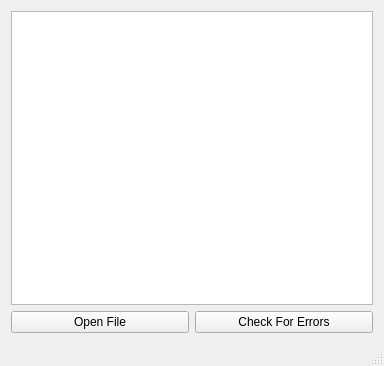
<?xml version="1.0" encoding="UTF-8"?>
<ui version="4.0">
 <class>Brackets</class>
 <widget class="QMainWindow" name="Brackets">
  <property name="geometry">
   <rect>
    <x>0</x>
    <y>0</y>
    <width>384</width>
    <height>366</height>
   </rect>
  </property>
  <property name="windowTitle">
   <string>Brackets</string>
  </property>
  <widget class="QWidget" name="centralWidget">
   <layout class="QVBoxLayout" name="verticalLayout">
    <item>
     <widget class="QTextBrowser" name="textBrowser"/>
    </item>
    <item>
     <layout class="QHBoxLayout" name="horizontalLayout">
      <property name="topMargin">
       <number>0</number>
      </property>
      <item>
       <widget class="QPushButton" name="pushButton_2">
        <property name="text">
         <string>Open File</string>
        </property>
       </widget>
      </item>
      <item>
       <widget class="QPushButton" name="pushButton">
        <property name="text">
         <string>Check For Errors</string>
        </property>
       </widget>
      </item>
     </layout>
    </item>
   </layout>
  </widget>
  <widget class="QStatusBar" name="statusBar"/>
  <action name="actionOpen">
   <property name="icon">
    <iconset resource="resources.qrc">
     <normaloff>:/img/open.svg</normaloff>:/img/open.svg</iconset>
   </property>
   <property name="text">
    <string>Open</string>
   </property>
  </action>
 </widget>
 <layoutdefault spacing="6" margin="11"/>
 <resources>
  <include location="resources.qrc"/>
 </resources>
 <connections/>
</ui>
